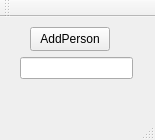
<?xml version="1.0" encoding="UTF-8"?>
<ui version="4.0">
 <class>MainWindow</class>
 <widget class="QMainWindow" name="MainWindow">
  <property name="geometry">
   <rect>
    <x>0</x>
    <y>0</y>
    <width>155</width>
    <height>140</height>
   </rect>
  </property>
  <property name="windowTitle">
   <string>MainWindow</string>
  </property>
  <widget class="QWidget" name="centralWidget">
   <widget class="QLineEdit" name="lineEdit">
    <property name="geometry">
     <rect>
      <x>20</x>
      <y>40</y>
      <width>113</width>
      <height>22</height>
     </rect>
    </property>
   </widget>
   <widget class="QPushButton" name="addPersonPushButton">
    <property name="geometry">
     <rect>
      <x>30</x>
      <y>10</y>
      <width>80</width>
      <height>24</height>
     </rect>
    </property>
    <property name="text">
     <string>AddPerson</string>
    </property>
   </widget>
  </widget>
  <widget class="QMenuBar" name="menuBar">
   <property name="geometry">
    <rect>
     <x>0</x>
     <y>0</y>
     <width>155</width>
     <height>20</height>
    </rect>
   </property>
  </widget>
  <widget class="QToolBar" name="mainToolBar">
   <attribute name="toolBarArea">
    <enum>TopToolBarArea</enum>
   </attribute>
   <attribute name="toolBarBreak">
    <bool>false</bool>
   </attribute>
  </widget>
  <widget class="QStatusBar" name="statusBar"/>
 </widget>
 <layoutdefault spacing="6" margin="11"/>
 <resources/>
 <connections/>
</ui>
